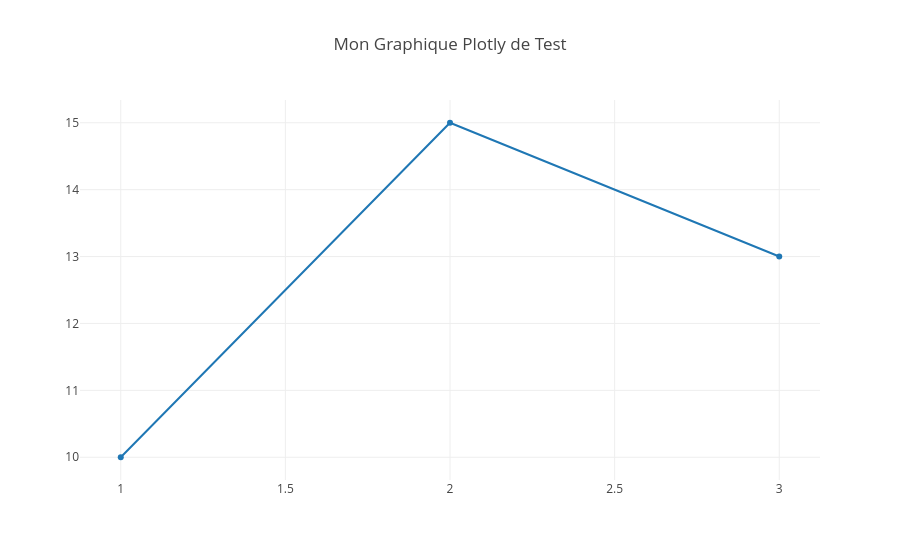

Source (notebook cell):
### Markdown cell above
### 3. Visualisation Interactive (Plotly)

**À COMPLÉTER PAR L'ÉTUDIANT :**
Générez un graphique interactif (par exemple en utilisant Plotly ou des éléments OJS dans le document final) pour permettre aux décideurs d'interagir dynamiquement avec vos données.

### Code cell
# TODO: Créer un graphique interactif simple
print("Module de communication dynamique prêt !")

### Figure 1 — Plotly figure (JSON) as saved in the notebook; plotly's stock layout.template omitted (floating-point values rounded to 4 significant figures)
{"data": [{"mode": "lines+markers", "name": "Données de Test", "type": "scatter", "x": [1, 2, 3], "y": [10, 15, 13]}], "layout": {"title": "Mon Graphique Plotly de Test"}}
